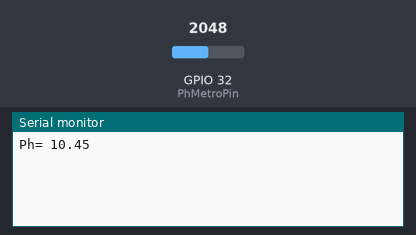
A sketch run on a simulated ESP32. Parts: the last lines printed to the serial monitor. The test bench sets the inputs (shaded band); at power-on: GPIO 32 (PhMetroPin) = 2048.

Above: at 1.2 s.
1.3 s: GPIO 32 (PhMetroPin) set to 2866
At 1.3 s:
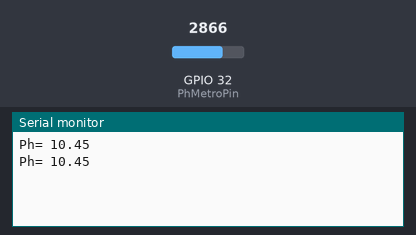
2.8 s: GPIO 32 (PhMetroPin) set to 3603
At 4.3 s:
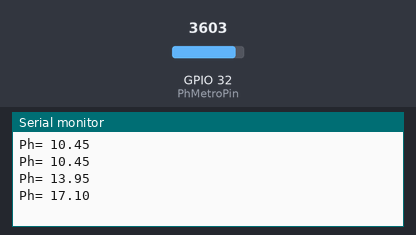
Timing chart, 0 to 5.8 s (numbered marks = the images above; inputs shaded):
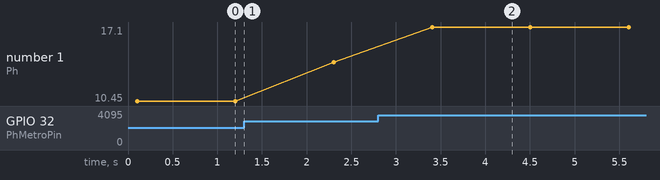

Measured:
- after the input at 2.8 s, the serial monitor: prints a new line after 0.60 s (image 2)
- plotted number 1: 10.45 → 13.95 after the input at 1.3 s, 13.95 → 17.1 after the input at 2.8 s

The sketch:

00TEST_PH_METER_ya_CALIBRADO.ino
```cpp
const int PhMetroPin = 32;
int Valor = 0;
unsigned long int promValor; //Variable para almacenar 10 muestras
float b;
int buf[10],temp;
void setup() {
 Serial.begin(9600);
}

void loop() {
 for(int i=0;i<10;i++)
 {
  buf[i]=analogRead(PhMetroPin); //Almacenos la lectura analogica
  delay(10);
 }
 for(int i=0;i<9;i++)
 {
  for(int j=i+1;j<10;j++)
  {
   if(buf[i]>buf[j])
   {
    temp=buf[i];
    buf[i]=buf[j];
    buf[j]=temp;
   }
  }
 }
 promValor=0;
 for(int i=2;i<8;i++)
 promValor+=buf[i];
 float pHVol=(float)promValor*5.0/4095/6;
 float ph = (3.5*pHVol)+1.70;
 Serial.print("Ph= ");
 Serial.println(ph);

 delay(1000);
}
```
